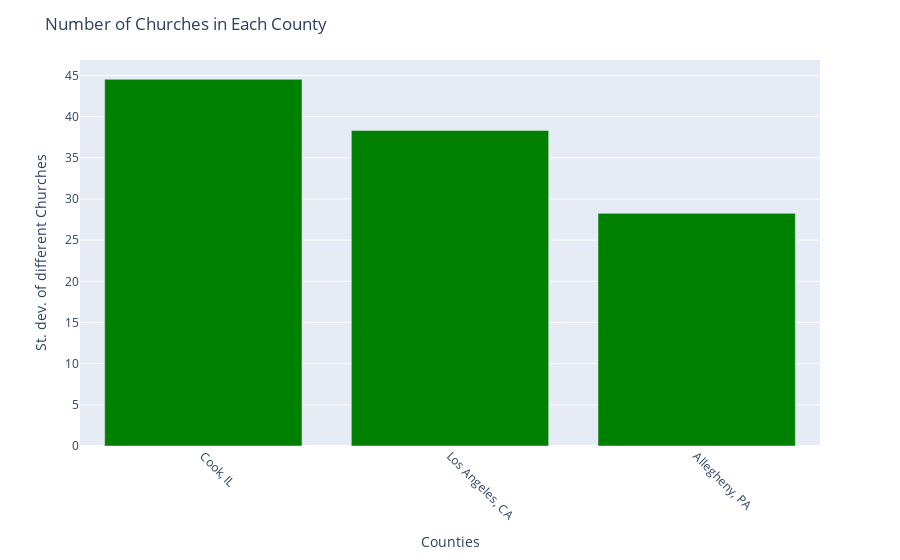

The code cell stored with this chart in its notebook:
### Code cell
bar2 = sorted_stDevChurches[['CNAME', 'STD_DEV']].head(3)
fig = px.bar(bar2, x='CNAME', y='STD_DEV', labels={'STD_DEV': 'St. dev. of the different Churches'})
fig.update_layout(title='Number of Churches in Each County', xaxis_title='Counties', yaxis_title='St. dev. of different Churches')
fig.update_xaxes(tickangle=45)  
fig.update_traces(marker_color='green') 
fig.show()

### Figure 1 — Plotly figure (JSON) as saved in the notebook; plotly's stock layout.template omitted (floating-point values rounded to 4 significant figures)
{"data": [{"alignmentgroup": "True", "hovertemplate": "CNAME=%{x}<br>St. dev. of the different Churches=%{y}<extra></extra>", "legendgroup": "", "marker": {"color": "green", "pattern": {"shape": ""}}, "name": "", "offsetgroup": "", "orientation": "v", "showlegend": false, "textposition": "auto", "type": "bar", "x": ["Cook, IL", "Los Angeles, CA", "Allegheny, PA"], "xaxis": "x", "y": [44.53, 38.33, 28.25], "yaxis": "y"}], "layout": {"barmode": "relative", "legend": {"tracegroupgap": 0}, "margin": {"t": 60}, "title": {"text": "Number of Churches in Each County"}, "xaxis": {"anchor": "y", "domain": [0, 1], "tickangle": 45, "title": {"text": "Counties"}}, "yaxis": {"anchor": "x", "domain": [0, 1], "title": {"text": "St. dev. of different Churches"}}}}
